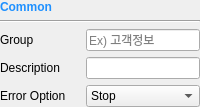
        <widget class="QFrame" name="frame">
         <property name="frameShape">
          <enum>QFrame::NoFrame</enum>
         </property>
         <property name="frameShadow">
          <enum>QFrame::Raised</enum>
         </property>
         <layout class="QGridLayout" name="gridLayout_4">
          <property name="leftMargin">
           <number>0</number>
          </property>
          <property name="topMargin">
           <number>0</number>
          </property>
          <property name="rightMargin">
           <number>0</number>
          </property>
          <property name="bottomMargin">
           <number>0</number>
          </property>
          <item row="2" column="0">
           <layout class="QGridLayout" name="gridLayout_3">
            <item row="2" column="1">
             <widget class="QComboBox" name="cb_errOption">
              <property name="toolTip">
               <string>오류발생시 (Stop : 더이상 진행하지 않음, Skip : 진행)</string>
              </property>
              <item>
               <property name="text">
                <string extracomment="오류발생">Stop</string>
               </property>
              </item>
              <item>
               <property name="text">
                <string>Skip</string>
               </property>
              </item>
             </widget>
            </item>
            <item row="0" column="0">
             <widget class="QLabel" name="lbl_group">
              <property name="minimumSize">
               <size>
                <width>80</width>
                <height>0</height>
               </size>
              </property>
              <property name="text">
               <string>Group</string>
              </property>
             </widget>
            </item>
            <item row="0" column="1">
             <widget class="QLineEdit" name="edt_group">
              <property name="text">
               <string/>
              </property>
              <property name="placeholderText">
               <string>Ex) 고객정보</string>
              </property>
             </widget>
            </item>
            <item row="2" column="0">
             <widget class="QLabel" name="lbl_errOption">
              <property name="minimumSize">
               <size>
                <width>80</width>
                <height>0</height>
               </size>
              </property>
              <property name="text">
               <string>Error Option</string>
              </property>
             </widget>
            </item>
            <item row="1" column="0">
             <widget class="QLabel" name="lbl_description">
              <property name="minimumSize">
               <size>
                <width>80</width>
                <height>0</height>
               </size>
              </property>
              <property name="text">
               <string>Description</string>
              </property>
             </widget>
            </item>
            <item row="1" column="1">
             <widget class="QLineEdit" name="edt_description">
              <property name="text">
               <string/>
              </property>
              <property name="placeholderText">
               <string/>
              </property>
             </widget>
            </item>
           </layout>
          </item>
          <item row="0" column="0">
           <widget class="QLabel" name="label_17">
            <property name="text">
             <string>&lt;h4&gt;&lt;font color='DodgerBlue'&gt; Common &lt;/font&gt;&lt;/h4&gt;</string>
            </property>
           </widget>
          </item>
          <item row="1" column="0">
           <widget class="Line" name="line_2">
            <property name="orientation">
             <enum>Qt::Horizontal</enum>
            </property>
           </widget>
          </item>
         </layout>
        </widget>
